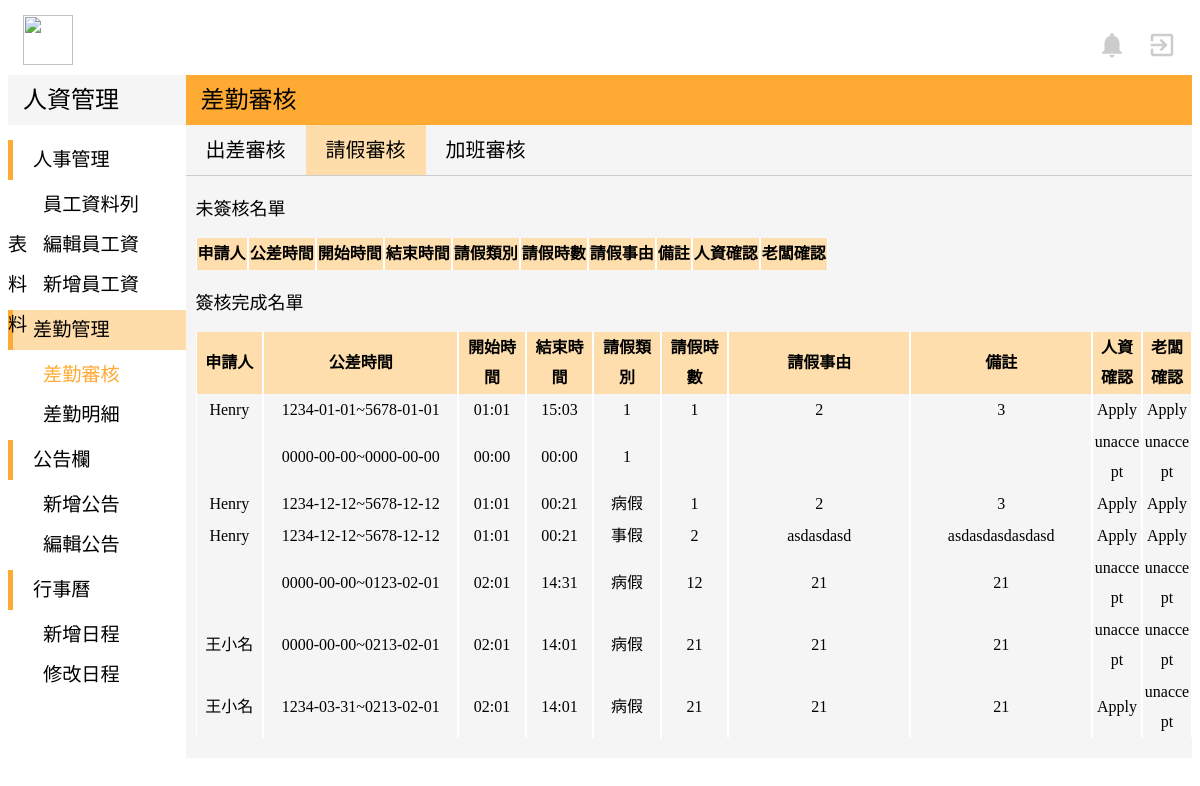
Page /admin-Model/admin_leave.php (signed in) on the earlier database version.
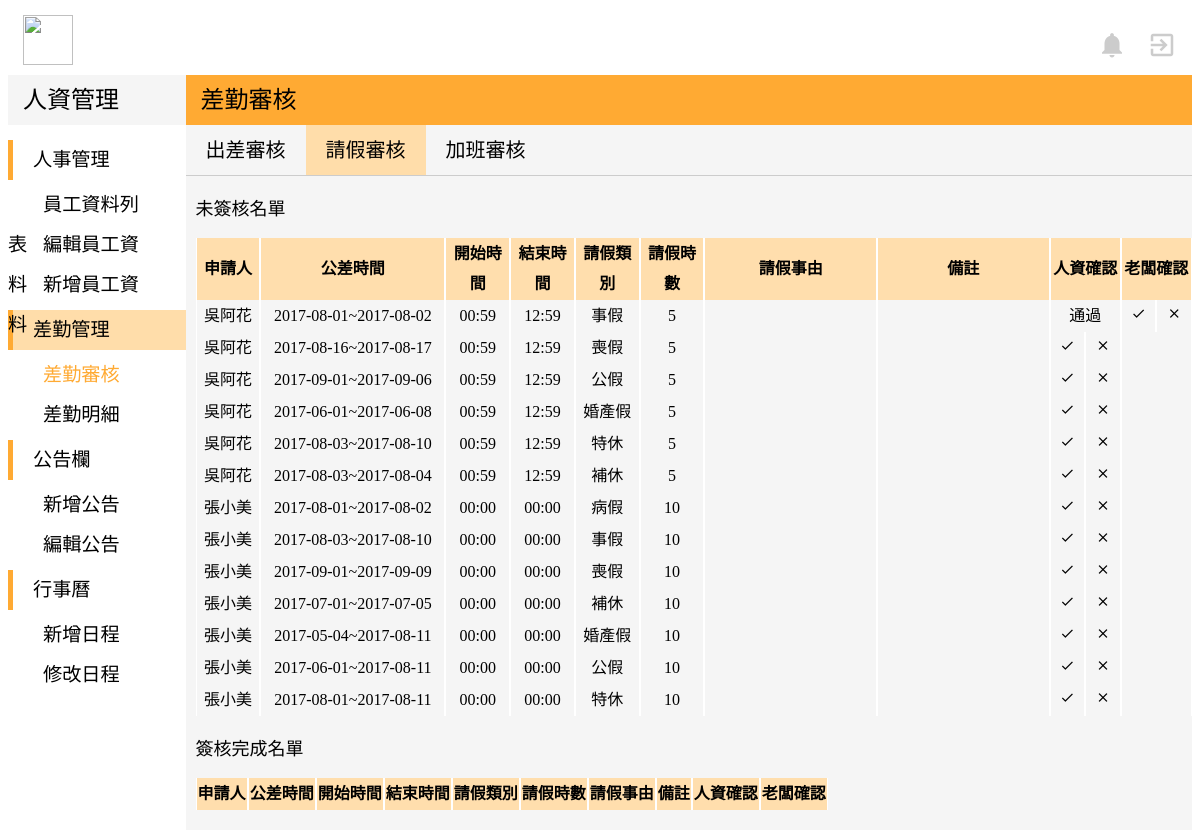
Same page on the later database version.
### tables this page shows
CREATE TABLE `leave` (
  `id` int(11) NOT NULL,
  `l_sn` varchar(15) NOT NULL,
  `l_name` varchar(30) NOT NULL,
  `l_startDate` date NOT NULL,
  `l_startTime` time NOT NULL,
  `l_endDate` date NOT NULL,
  `l_endTime` time NOT NULL,
  `l_month` varchar(2) NOT NULL,
  `l_type` varchar(30) NOT NULL,
  `l_compensatoryLevae` varchar(30) NOT NULL,
  `l_annualLeave` varchar(30) NOT NULL,
  `l_marriageLeave` varchar(30) NOT NULL,
  `l_officialLeave` varchar(30) NOT NULL,
  `l_personalLeave` varchar(30) NOT NULL,
  `l_funeralLeave` varchar(30) NOT NULL,
  `l_sickLeave` varchar(30) NOT NULL,
  `l_hrs` varchar(30) NOT NULL,
  `l_state` varchar(30) NOT NULL,
  `l_comment` varchar(30) NOT NULL,
  `l_hrCheck` varchar(30) NOT NULL DEFAULT '簽核中',
  `l_bossCheck` varchar(30) NOT NULL DEFAULT '簽核中',
  `l_applyDate` timestamp NOT NULL DEFAULT CURRENT_TIMESTAMP
);

### admin-Model/admin_leave.php (the view, shortened to what this page needs)
<!DOCTYPE html>
<?php
$servername = "localhost";
$username = "root";
$password = "root";
$dbname = "peopleresource";
try {
    $conn = mysqli_connect($servername,$username ,$password,$dbname);
    $sql = "SELECT * FROM `leave`";
    $result = mysqli_query($conn,$sql);
    }
catch(PDOException $e)
    {
    echo $sql . "<br>" . $e->getMessage();
    }
?>
<html>
<head>
	<link rel="stylesheet" href="../view/indexStyle.css">
  <link rel="stylesheet" type="text/css" href="../user-Model/fullcalendar_drag/css/fancybox.css">
<link rel="stylesheet" type="text/css" href="../user-Model/fullcalendar_drag/css/jquery-ui.css">
</head>
<body>
  <div class="top">
			<img class="titleImg" src="http://www.lctech.com.tw/wp-content/uploads/bfi_thumb/%E6%9C%AA%E5%91%BD%E5%90%8D-1-%E6%8B%B7%E8%B2%9D-31w65e1o8bhj94p9q5patm@2x.png" width="50" height="50">
		<a href="../user-Model/user_index.php">
			<i id="topIcon" class="material-icons" >exit_to_app</i>
		</a>
		<a href="#">
			<i id="topIcon" class="material-icons">notifications</i>
		</a>
	</div>
	<div class="down">
		<div class="left">
			<div class="left-top">
				<p class="left-top-title">人資管理</p>
			</div>
			<div class="left-bottom">
				<div style="margin-bottom:5px">
					<div class="left-title">
						<p style="margin:auto 20px">人事管理</p>
					</div>
					<div class="left-list" >
						<a href="admin_employee.php" style="margin:auto 35px">員工資料列表</a>
					</div>
						<div class="left-list">
							<a href="admin_editEmployee.php" style="margin:auto 35px">編輯員工資料</a>
						</div>
						<div class="left-list">
							<a href="admin_addEmployee.php" style="margin:auto 35px">新增員工資料</a>
						</div>
				</div>
				<div style="margin-bottom:5px">
					<div class="left-title"  style="background-color:#FFDDAA">
						<p style="margin:auto 20px">差勤管理</p>
					</div>
					<div class="left-list">
						<p style="margin:auto 35px;color:#FFAA33;font-weight:500">差勤審核</p>
					</div>
					<div class="left-list">
						<a href="admin_mission.php" style="margin:auto 35px">差勤明細</a>
					</div>
				</div>
				<div style="margin-bottom:5px">
					<div class="left-title">
						<p style="margin:auto 20px">公告欄</p>
					</div>
					<div class="left-list">
						<a href="admin_addNews.php" style="margin:auto 35px">新增公告</a>
					</div>
					<div class="left-list">
						<a href="admin_editNews.php" style="margin:auto 35px">編輯公告</a>
					</div>
				</div>
				<div style="margin-bottom:5px">
					<div class="left-title">
						<p style="margin:auto 20px">行事曆</p>
					</div>
					<div class="left-list">
						<a href="#" style="margin:auto 35px">新增日程</a>
					</div>
					<div class="left-list">
						<a href="#" style="margin:auto 35px">修改日程</a>
					</div>
				</div>
			</div>
		</div>
		<div class="right">
			<div class="right-top">
				<p class="right-top-title">差勤審核</p>
			</div>
			<div class="right-bottom">
        <div style="width:100%;height:50px;margin:auto;;border-bottom:solid 1px #CCC;">
          <div style="float:left">
  					<a href="admin_bTrip.php" class="right-title">出差審核</a>
          </div>
          <div style="float:left;background-color:#FFDDAA">
  					<p class="right-title">請假審核</p>
          </div>
          <div style="float:left">
  					<a href="admin_overtime.php" class="right-title">加班審核</a>
          </div>
  			</div>
        <div style="margin-left:10px">
         <p style="font-size:18px;font-family:Microsoft JhengHei">未簽核名單</p>
          <table cellspacing="0">
          	<th>申請人</th>
          	<th>公差時間</th>
          	<th>開始時間</th>
          	<th>結束時間</th>
          	<th>請假類別</th>
          	<th>請假時數</th>
          	<th>請假事由</th>
          	<th>備註</th>
          	<th colspan="2">人資確認</th>
          	<th colspan="2">老闆確認</th>
          <?php
          while($row = mysqli_fetch_array($result)) {
          if(($row["l_hrCheck"]=='簽核中' AND $row["l_bossCheck"]=='簽核中') OR ($row["l_hrCheck"]=='通過'AND $row["l_bossCheck"]=='簽核中')){?>
          <tr>
          	<td style="width:70px"><?php echo $row["l_name"]; ?></td>
          	<td style="width:215px"><?php echo $row["l_startDate"]; ?>~<?php echo $row["l_endDate"];?></td>
          	<td style="width:70px"><?php echo substr( $row["l_startTime"],0,-3);?></td>
          	<td style="width:70px"><?php echo substr( $row["l_endTime"],0,-3);?></td>
          	<td style="width:70px"><?php echo $row["l_type"]?></td>
          	<td style="width:70px"><?php echo $row["l_hrs"];?></td>
          	<td style="width:200px"><?php echo $row["l_state"];?></td>
          	<td style="width:200px"><?php echo $row["l_comment"];?></td>
            <?php if($row["l_hrCheck"]=='簽核中') {?>
            <td style="width:35px">
              <a href="../Controller/approve.php?yesNO=yes&table=leave&who=hr&id=<?php echo $row["id"]; ?>">
              <i class="material-icons" style="font-size:15px">check</i></a></td>
            <td style="width:35px" id="cancleCkeck"  class="fancybox"
            person=<?php echo $row['id'];?> name=<?php echo $row['l_name'];?> startDate=<?php echo $row['l_startDate'];?> endDate=<?php echo $row['l_endDate'];?> startTime=<?php echo $row['l_startTime'];?> endTime=<?php echo $row['l_endTime'];?> type=<?php echo $row['l_type'];?> hrs=<?php echo $row['l_hrs'];?> hrCheck=<?php echo $row['l_hrCheck'];?> yesNO=no table=leave who=hr>
              <i class="material-icons" style="font-size:15px">clear</i></td>
            <?php }
            else{?>
              <td colspan="2"><?php echo $row["l_hrCheck"]?> </td> <?php  } ?>
            <?php if($row["l_hrCheck"]=='簽核中') {?>
              <td colspan="2"></td> <?php  }
            else{?>
              <td style="width:35px"><a href="../Controller/approve.php?yesNO=yes&table=leave&who=boss&id=<?php echo $row["id"]; ?>">
              <i class="material-icons" style="font-size:15px">check</i></a></td>
              <td style="width:35px"  class="fancybox" id="cancleCkeck"   person=<?php echo $row['id'];?> name=<?php echo $row['l_name'];?> startDate=<?php echo $row['l_startDate'];?> endDate=<?php echo $row['l_endDate'];?> startTime=<?php echo $row['l_startTime'];?> endTime=<?php echo $row['l_endTime'];?> type=<?php echo $row['l_type'];?> hrs=<?php echo $row['l_hrs'];?> hrCheck=<?php echo $row['l_hrCheck'];?> bossCheck=<?php echo $row['l_bossCheck'];?> yesNO=no table=leave who=boss>
              <i class="material-icons" style="font-size:15px">clear</i></td>
              <?php }?>
          </tr>
          <?php }} ?>
          </table>
        </div>
        <div style="margin-left:10px">
          <p style="font-size:18px;font-family:Microsoft JhengHei">簽核完成名單</p>
        	<table cellspacing="0">
            <th>申請人</th>
            <th>公差時間</th>
            <th>開始時間</th>
            <th>結束時間</th>
            <th>請假類別</th>
            <th>請假時數</th>
            <th>請假事由</th>
            <th>備註</th>
            <th>人資確認</th>
            <th>老闆確認</th>
          <?php
            $sql = "SELECT * FROM `leave`";
            $result = mysqli_query($conn,$sql);
  					while($row2 = mysqli_fetch_array($result)) {
            if((($row2["l_hrCheck"]=='不通過') AND ( $row2["l_bossCheck"]=='簽核中'))
            || (($row2["l_hrCheck"]!='簽核中') AND ( $row2["l_bossCheck"]!='簽核中'))  ){
          ?>
          <tr>
            <td style="width:70px"><?php echo $row2["l_name"]; ?></td>
            <td style="width:215px"><?php echo $row2["l_startDate"]; ?>~<?php echo $row2["l_endDate"];?></td>
            <td style="width:70px"><?php echo substr( $row2["l_startTime"],0,-3);?></td>
            <td style="width:70px"><?php echo substr($row2["l_endTime"],0,-3);?></td>
            <td style="width:70px"><?php echo $row2["l_type"]?></td>
            <td style="width:70px"><?php echo $row2["l_hrs"];?></td>
            <td style="width:200px"><?php echo $row2["l_state"];?></td>
            <td style="width:200px"><?php echo $row2["l_comment"];?></td>
            <td style="width:50px"><?php echo $row2["l_hrCheck"]; ?></td>
            <td style="width:50px"><?php echo $row2["l_bossCheck"]; ?></td>
          </tr>
          <?php }} ?>
          </table>
        </div>
			</div>
		</div>
	</div>
</body>
</html>

### view/indexStyle.css (style rules this page uses)
a { text-decoration:none; }
a:link { color: black; }
.top { width:100%; height:60px; background-color:white; margin-top:15px; }
.titleImg { float:left; margin-left:15px; }
#topIcon { margin-top:15px; margin-right:15px; margin-left:5px; float:right; font-size:30px; color:#CCC; }
.down { width:100%; height:auto; background-color:white; margin:auto; }
.left { width:15%; height:auto; background-color:white; margin:auto; float:left; }
.left-top { width:100%; height:50px; background-color:#F5F5F5; margin:auto; }
.left-top-title { line-height:50px; font-family:Microsoft JhengHei; font-size:150%; margin:auto 15px; font-weight: 500; }
.left-bottom { margin-top: 15px; }
.left-title { width:100%; height:40px; text-align:left; font-family:Microsoft JhengHei; border-left:solid 5px #FFAA33; margin-bottom:5px; line-height:40px; font-size:120%; }
.left-list { width:100%; height:40px; text-align:left; font-family:Microsoft JhengHei; font-size:18px; color:#666666; font-size:120%; line-height:40px; font-weight: 300; }
.right { width:85%; height:auto; background-color:#F5F5F5; margin:auto; float:right; padding-bottom: 20px; }
.right-top { width:100%; height:50px; background-color:#FFAA33; margin:auto; }
.right-top-title { line-height:50px; font-family:Microsoft JhengHei; font-size:150%; margin:auto 15px; font-weight: 500; }
.right-title { line-height:50px; margin:auto 20px; font-size:20px; font-family: Microsoft JhengHei; }
table { margin-top:10px; font-family:Microsoft JhengHei; font-size:16px; line-height:30px; table-layout:fixed; word-wrap:break-word; word-break: break-all; }
td,th,tr { font-family:Microsoft JhengHei; font-size:16px; text-align:center; }

### admin-Model/admin_leave.php (style rules this page uses)
th { background-color:#FFDEAD; }
td,tr,th { border-left: solid 1px white; border-right: solid 1px white; }

Differences in the rows shown:
removed leave: l_name "Henry", l_startDate "1234-01-01", l_endDate "5678-01-01", l_startTime "01:01", l_endTime "15:03", l_type "1", l_hrs "1", l_state "2", l_comment "3", l_hrCheck "Apply", l_bossCheck "Apply"
removed leave: l_startDate "0000-00-00", l_endDate "0000-00-00", l_startTime "00:00", l_endTime "00:00", l_type "1", l_hrCheck "unaccept", l_bossCheck "unaccept"
removed leave: l_name "Henry", l_startDate "1234-12-12", l_endDate "5678-12-12", l_startTime "01:01", l_endTime "00:21", l_type "病假", l_hrs "1", l_state "2", l_comment "3", l_hrCheck "Apply", l_bossCheck "Apply"
removed leave: l_name "Henry", l_startDate "1234-12-12", l_endDate "5678-12-12", l_startTime "01:01", l_endTime "00:21", l_type "事假", l_hrs "2", l_state "asdasdasd", l_comment "asdasdasdasdasd", l_hrCheck "Apply", l_bossCheck "Apply"
removed leave: l_startDate "0000-00-00", l_endDate "0123-02-01", l_startTime "02:01", l_endTime "14:31", l_type "病假", l_hrs "12", l_state "21", l_comment "21", l_hrCheck "unaccept", l_bossCheck "unaccept"
removed leave: l_name "王小名", l_startDate "0000-00-00", l_endDate "0213-02-01", l_startTime "02:01", l_endTime "14:01", l_type "病假", l_hrs "21", l_state "21", l_comment "21", l_hrCheck "unaccept", l_bossCheck "unaccept"
removed leave: l_name "王小名", l_startDate "1234-03-31", l_endDate "0213-02-01", l_startTime "02:01", l_endTime "14:01", l_type "病假", l_hrs "21", l_state "21", l_comment "21", l_hrCheck "Apply", l_bossCheck "unaccept"
added leave: l_name "吳阿花", l_startDate "2017-08-01", l_endDate "2017-08-02", l_startTime "00:59", l_endTime "12:59", l_type "事假", l_hrs "5", l_hrCheck "通過"
added leave: l_name "吳阿花", l_startDate "2017-08-16", l_endDate "2017-08-17", l_startTime "00:59", l_endTime "12:59", l_type "喪假", l_hrs "5", l_hrCheck "簽核中" (drawn)
added leave: l_name "吳阿花", l_startDate "2017-09-01", l_endDate "2017-09-06", l_startTime "00:59", l_endTime "12:59", l_type "公假", l_hrs "5", l_hrCheck "簽核中" (drawn)
added leave: l_name "吳阿花", l_startDate "2017-06-01", l_endDate "2017-06-08", l_startTime "00:59", l_endTime "12:59", l_type "婚產假", l_hrs "5", l_hrCheck "簽核中" (drawn)
added leave: l_name "吳阿花", l_startDate "2017-08-03", l_endDate "2017-08-10", l_startTime "00:59", l_endTime "12:59", l_type "特休", l_hrs "5", l_hrCheck "簽核中" (drawn)
added leave: l_name "吳阿花", l_startDate "2017-08-03", l_endDate "2017-08-04", l_startTime "00:59", l_endTime "12:59", l_type "補休", l_hrs "5", l_hrCheck "簽核中" (drawn)
added leave: l_name "張小美", l_startDate "2017-08-01", l_endDate "2017-08-02", l_startTime "00:00", l_endTime "00:00", l_type "病假", l_hrs "10", l_hrCheck "簽核中" (drawn)
added leave: l_name "張小美", l_startDate "2017-08-03", l_endDate "2017-08-10", l_startTime "00:00", l_endTime "00:00", l_type "事假", l_hrs "10", l_hrCheck "簽核中" (drawn)
added leave: l_name "張小美", l_startDate "2017-09-01", l_endDate "2017-09-09", l_startTime "00:00", l_endTime "00:00", l_type "喪假", l_hrs "10", l_hrCheck "簽核中" (drawn)
added leave: l_name "張小美", l_startDate "2017-07-01", l_endDate "2017-07-05", l_startTime "00:00", l_endTime "00:00", l_type "補休", l_hrs "10", l_hrCheck "簽核中" (drawn)
added leave: l_name "張小美", l_startDate "2017-05-04", l_endDate "2017-08-11", l_startTime "00:00", l_endTime "00:00", l_type "婚產假", l_hrs "10", l_hrCheck "簽核中" (drawn)
added leave: l_name "張小美", l_startDate "2017-06-01", l_endDate "2017-08-11", l_startTime "00:00", l_endTime "00:00", l_type "公假", l_hrs "10", l_hrCheck "簽核中" (drawn)
added leave: l_name "張小美", l_startDate "2017-08-01", l_endDate "2017-08-11", l_startTime "00:00", l_endTime "00:00", l_type "特休", l_hrs "10", l_hrCheck "簽核中" (drawn)
